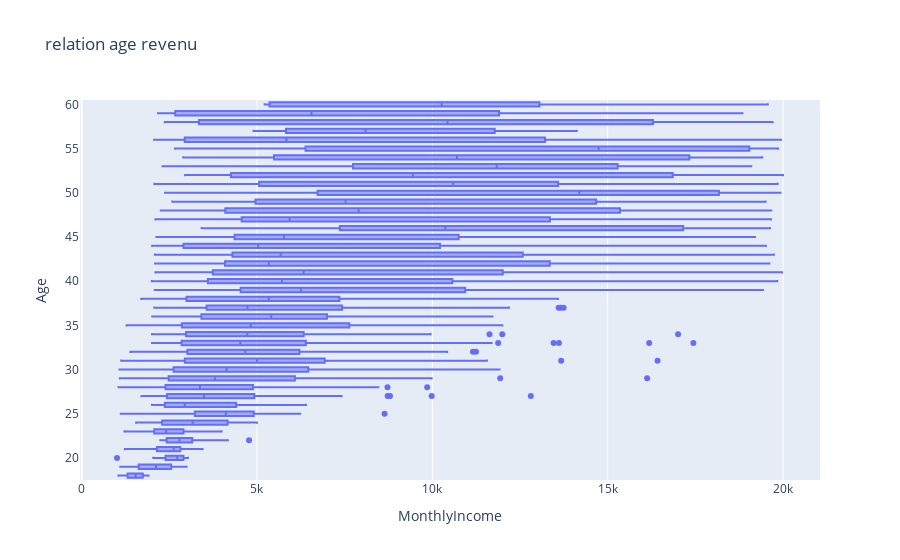

Here is the notebook cell this chart was saved with:
### Code cell
px.box(df, y="Age", x="MonthlyIncome", title="relation age revenu", orientation="h")

### Figure 1 — Plotly figure (JSON) as saved in the notebook; plotly's stock layout.template omitted (floating-point values rounded to 4 significant figures; data arrays with more than 128 entries replaced by an {"elided": "..."} marker saying what was removed)
{"data": [{"alignmentgroup": "True", "hovertemplate": "MonthlyIncome=%{x}<br>Age=%{y}<extra></extra>", "legendgroup": "", "marker": {"color": "#636efa"}, "name": "", "notched": false, "offsetgroup": "", "orientation": "h", "showlegend": false, "type": "box", "x": {"elided": "1470 int values"}, "x0": " ", "xaxis": "x", "y": {"elided": "1470 int values"}, "y0": " ", "yaxis": "y"}], "layout": {"boxmode": "group", "legend": {"tracegroupgap": 0}, "title": {"text": "relation age revenu"}, "xaxis": {"anchor": "y", "domain": [0, 1], "title": {"text": "MonthlyIncome"}}, "yaxis": {"anchor": "x", "domain": [0, 1], "title": {"text": "Age"}}}}
